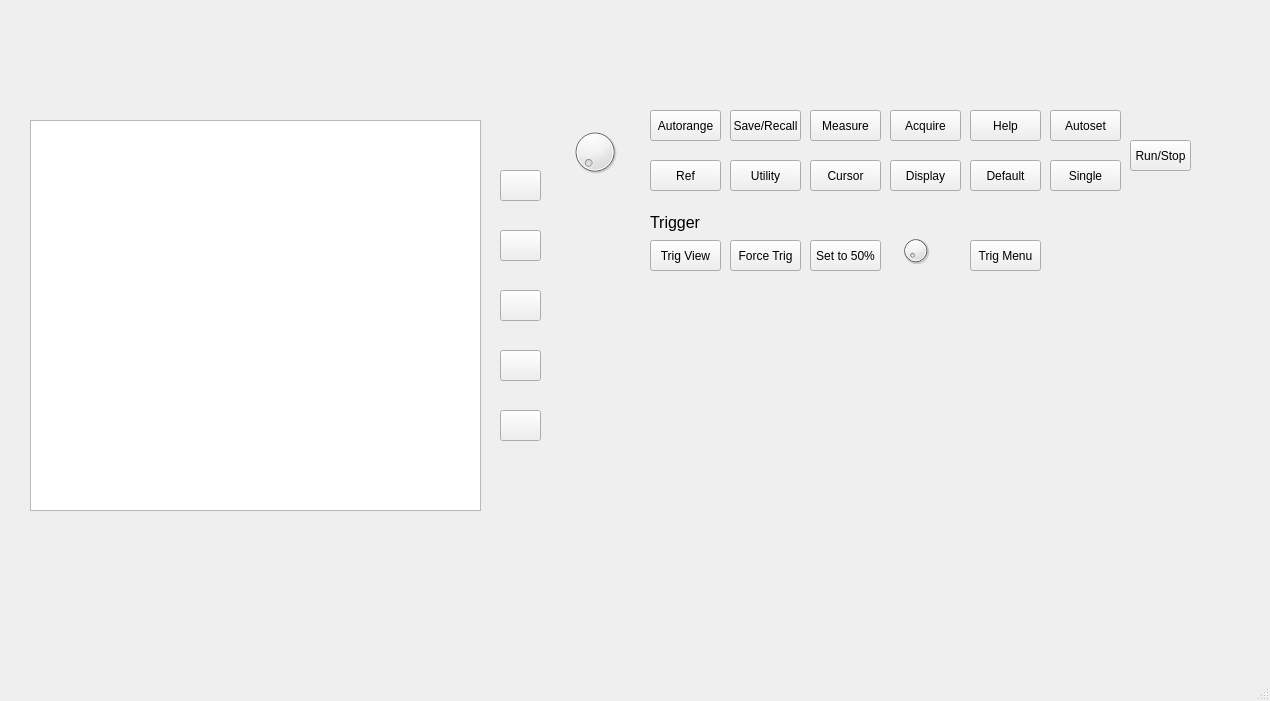
<?xml version="1.0" encoding="UTF-8"?>
<ui version="4.0">
 <class>MainWindow</class>
 <widget class="QMainWindow" name="MainWindow">
  <property name="geometry">
   <rect>
    <x>0</x>
    <y>0</y>
    <width>1270</width>
    <height>701</height>
   </rect>
  </property>
  <property name="windowTitle">
   <string>MainWindow</string>
  </property>
  <widget class="QWidget" name="centralwidget">
   <widget class="QGraphicsView" name="oscilloscopeGraph">
    <property name="geometry">
     <rect>
      <x>30</x>
      <y>120</y>
      <width>451</width>
      <height>391</height>
     </rect>
    </property>
   </widget>
   <widget class="QToolButton" name="graphButton1">
    <property name="geometry">
     <rect>
      <x>500</x>
      <y>170</y>
      <width>41</width>
      <height>31</height>
     </rect>
    </property>
    <property name="text">
     <string/>
    </property>
   </widget>
   <widget class="QToolButton" name="graphButton2">
    <property name="geometry">
     <rect>
      <x>500</x>
      <y>230</y>
      <width>41</width>
      <height>31</height>
     </rect>
    </property>
    <property name="text">
     <string/>
    </property>
   </widget>
   <widget class="QToolButton" name="graphButton3">
    <property name="geometry">
     <rect>
      <x>500</x>
      <y>290</y>
      <width>41</width>
      <height>31</height>
     </rect>
    </property>
    <property name="text">
     <string/>
    </property>
   </widget>
   <widget class="QToolButton" name="graphButton4">
    <property name="geometry">
     <rect>
      <x>500</x>
      <y>350</y>
      <width>41</width>
      <height>31</height>
     </rect>
    </property>
    <property name="text">
     <string/>
    </property>
   </widget>
   <widget class="QToolButton" name="graphButton5">
    <property name="geometry">
     <rect>
      <x>500</x>
      <y>410</y>
      <width>41</width>
      <height>31</height>
     </rect>
    </property>
    <property name="text">
     <string/>
    </property>
   </widget>
   <widget class="QDial" name="actionScroll">
    <property name="geometry">
     <rect>
      <x>570</x>
      <y>120</y>
      <width>50</width>
      <height>64</height>
     </rect>
    </property>
   </widget>
   <widget class="QPushButton" name="autorange">
    <property name="geometry">
     <rect>
      <x>650</x>
      <y>110</y>
      <width>71</width>
      <height>31</height>
     </rect>
    </property>
    <property name="text">
     <string>Autorange</string>
    </property>
   </widget>
   <widget class="QPushButton" name="SaveRecall">
    <property name="geometry">
     <rect>
      <x>730</x>
      <y>110</y>
      <width>71</width>
      <height>31</height>
     </rect>
    </property>
    <property name="text">
     <string>Save/Recall</string>
    </property>
   </widget>
   <widget class="QPushButton" name="Measure">
    <property name="geometry">
     <rect>
      <x>810</x>
      <y>110</y>
      <width>71</width>
      <height>31</height>
     </rect>
    </property>
    <property name="text">
     <string>Measure</string>
    </property>
   </widget>
   <widget class="QPushButton" name="Acquire">
    <property name="geometry">
     <rect>
      <x>890</x>
      <y>110</y>
      <width>71</width>
      <height>31</height>
     </rect>
    </property>
    <property name="text">
     <string>Acquire</string>
    </property>
   </widget>
   <widget class="QPushButton" name="help">
    <property name="geometry">
     <rect>
      <x>970</x>
      <y>110</y>
      <width>71</width>
      <height>31</height>
     </rect>
    </property>
    <property name="text">
     <string>Help</string>
    </property>
   </widget>
   <widget class="QPushButton" name="autoSet">
    <property name="geometry">
     <rect>
      <x>1050</x>
      <y>110</y>
      <width>71</width>
      <height>31</height>
     </rect>
    </property>
    <property name="text">
     <string>Autoset</string>
    </property>
   </widget>
   <widget class="QPushButton" name="cursor">
    <property name="geometry">
     <rect>
      <x>810</x>
      <y>160</y>
      <width>71</width>
      <height>31</height>
     </rect>
    </property>
    <property name="text">
     <string>Cursor</string>
    </property>
   </widget>
   <widget class="QPushButton" name="display">
    <property name="geometry">
     <rect>
      <x>890</x>
      <y>160</y>
      <width>71</width>
      <height>31</height>
     </rect>
    </property>
    <property name="text">
     <string>Display</string>
    </property>
   </widget>
   <widget class="QPushButton" name="single">
    <property name="geometry">
     <rect>
      <x>1050</x>
      <y>160</y>
      <width>71</width>
      <height>31</height>
     </rect>
    </property>
    <property name="text">
     <string>Single</string>
    </property>
   </widget>
   <widget class="QPushButton" name="ref">
    <property name="geometry">
     <rect>
      <x>650</x>
      <y>160</y>
      <width>71</width>
      <height>31</height>
     </rect>
    </property>
    <property name="text">
     <string>Ref</string>
    </property>
   </widget>
   <widget class="QPushButton" name="defaultSetup">
    <property name="geometry">
     <rect>
      <x>970</x>
      <y>160</y>
      <width>71</width>
      <height>31</height>
     </rect>
    </property>
    <property name="text">
     <string>Default</string>
    </property>
   </widget>
   <widget class="QPushButton" name="utility">
    <property name="geometry">
     <rect>
      <x>730</x>
      <y>160</y>
      <width>71</width>
      <height>31</height>
     </rect>
    </property>
    <property name="text">
     <string>Utility</string>
    </property>
   </widget>
   <widget class="QPushButton" name="runStop">
    <property name="geometry">
     <rect>
      <x>1130</x>
      <y>140</y>
      <width>61</width>
      <height>31</height>
     </rect>
    </property>
    <property name="text">
     <string>Run/Stop</string>
    </property>
   </widget>
   <widget class="QPushButton" name="trigView">
    <property name="geometry">
     <rect>
      <x>650</x>
      <y>240</y>
      <width>71</width>
      <height>31</height>
     </rect>
    </property>
    <property name="text">
     <string>Trig View</string>
    </property>
   </widget>
   <widget class="QPushButton" name="forceTrig">
    <property name="geometry">
     <rect>
      <x>730</x>
      <y>240</y>
      <width>71</width>
      <height>31</height>
     </rect>
    </property>
    <property name="text">
     <string>Force Trig</string>
    </property>
   </widget>
   <widget class="QPushButton" name="setTrig50">
    <property name="geometry">
     <rect>
      <x>810</x>
      <y>240</y>
      <width>71</width>
      <height>31</height>
     </rect>
    </property>
    <property name="text">
     <string>Set to 50%</string>
    </property>
   </widget>
   <widget class="QDial" name="triggerLevel">
    <property name="geometry">
     <rect>
      <x>900</x>
      <y>230</y>
      <width>31</width>
      <height>41</height>
     </rect>
    </property>
   </widget>
   <widget class="QPushButton" name="trigMenu">
    <property name="geometry">
     <rect>
      <x>970</x>
      <y>240</y>
      <width>71</width>
      <height>31</height>
     </rect>
    </property>
    <property name="text">
     <string>Trig Menu</string>
    </property>
   </widget>
   <widget class="QLabel" name="label">
    <property name="geometry">
     <rect>
      <x>650</x>
      <y>212</y>
      <width>111</width>
      <height>21</height>
     </rect>
    </property>
    <property name="font">
     <font>
      <pointsize>12</pointsize>
     </font>
    </property>
    <property name="text">
     <string>Trigger</string>
    </property>
   </widget>
  </widget>
  <widget class="QMenuBar" name="menubar">
   <property name="geometry">
    <rect>
     <x>0</x>
     <y>0</y>
     <width>1270</width>
     <height>21</height>
    </rect>
   </property>
  </widget>
  <widget class="QStatusBar" name="statusbar"/>
 </widget>
 <resources/>
 <connections/>
</ui>
